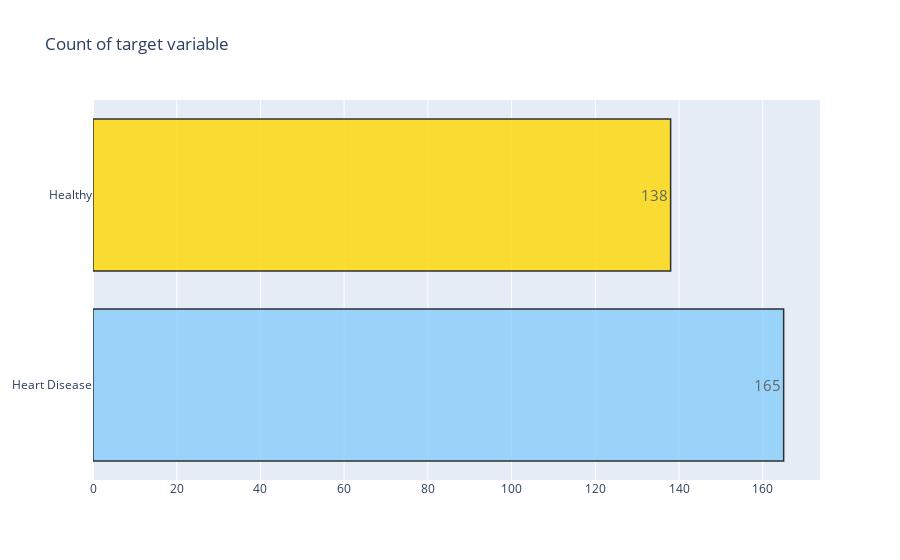
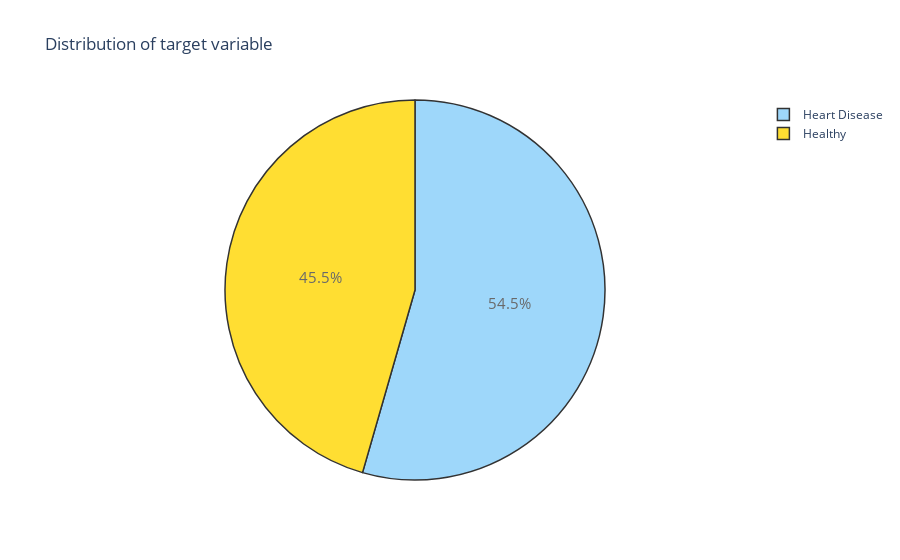

Source (notebook cell) for these figures, in order:
### Code cell
target_count()
target_percent()

### Figure 1 — Plotly figure (JSON) as saved in the notebook; plotly's stock layout.template omitted (floating-point values rounded to 4 significant figures)
{"data": [{"marker": {"color": ["lightskyblue", "gold"], "line": {"color": "#000000", "width": 1.5}}, "opacity": 0.8, "orientation": "h", "text": ["165", "138"], "textfont": {"size": 15}, "textposition": "auto", "type": "bar", "x": [165, 138], "y": ["Heart Disease", "Healthy"]}], "layout": {"title": {"text": "Count of target variable"}}}

### Figure 2 — Plotly figure (JSON) as saved in the notebook; plotly's stock layout.template omitted (floating-point values rounded to 4 significant figures)
{"data": [{"labels": ["Heart Disease", "Healthy"], "marker": {"colors": ["lightskyblue", "gold"], "line": {"color": "#000000", "width": 1.5}}, "opacity": 0.8, "textfont": {"size": 15}, "type": "pie", "values": [165, 138]}], "layout": {"title": {"text": "Distribution of target variable"}}}
